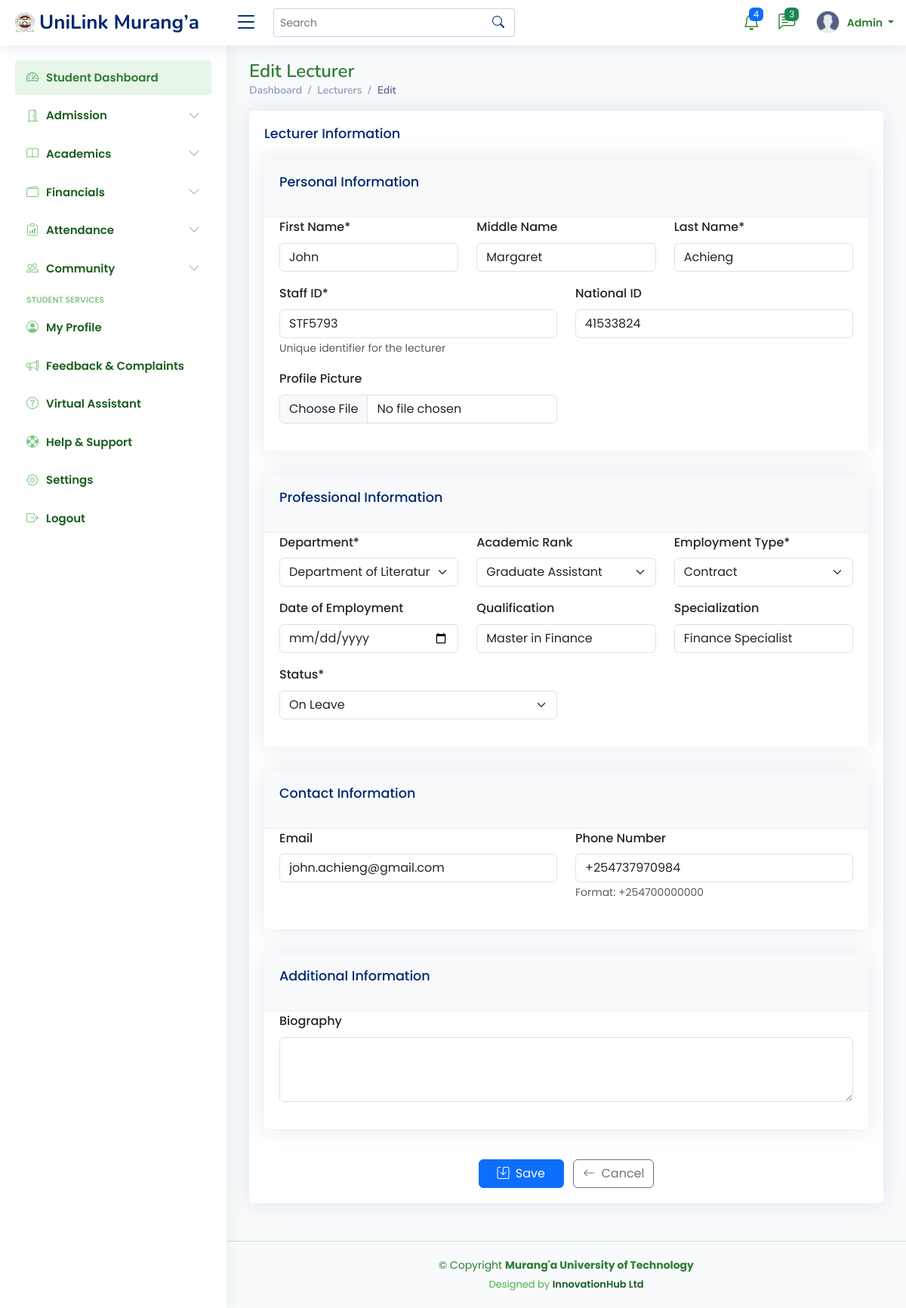
The page /lecturers/14/edit/ on the database as committed earlier.
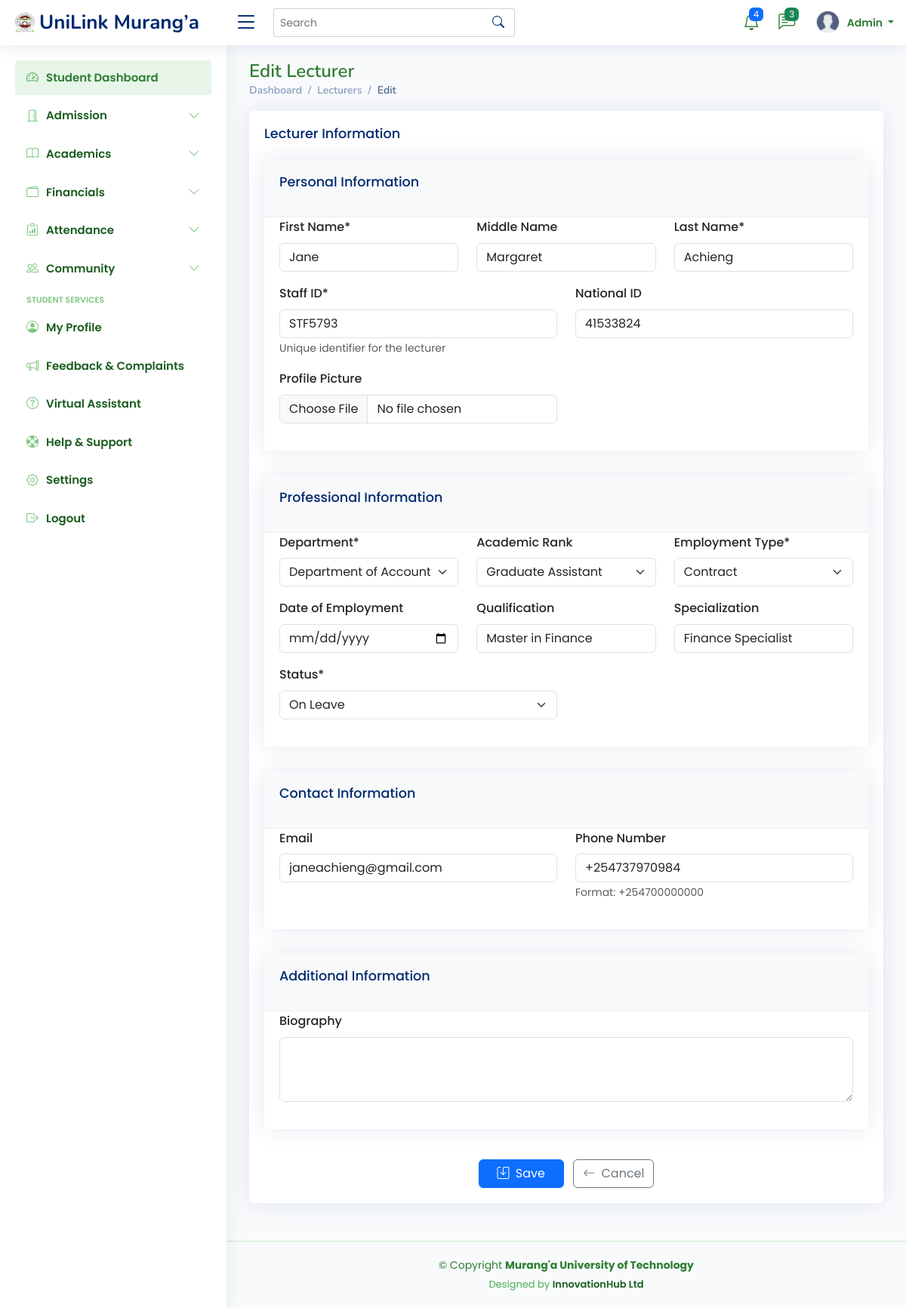
The same page on the database as committed later.
### students_portal/models.py (models this page shows, shortened)
class Lecturer(models.Model):
    staff_id = models.CharField(max_length=20, unique=True)
    first_name = models.CharField(max_length=100)
    last_name = models.CharField(max_length=100)
    middle_name = models.CharField(max_length=100, blank=True, null=True)
    national_id = models.CharField(max_length=20, blank=True, null=True)
    department = models.ForeignKey(Department, on_delete=models.CASCADE, related_name='lecturers')
    qualification = models.CharField(max_length=100, blank=True, null=True)
    specialization = models.CharField(max_length=200, blank=True, null=True)
    academic_rank = models.CharField(max_length=50, choices=[
        ('professor', 'Professor'),
        ('associate_professor', 'Associate Professor'),
        ('senior_lecturer', 'Senior Lecturer'),
        ('lecturer', 'Lecturer'),
        ('assistant_lecturer', 'Assistant Lecturer'),
        ('tutorial_fellow', 'Tutorial Fellow'),
        ('graduate_assistant', 'Graduate Assistant'),
    ], blank=True, null=True)
    employment_type = models.CharField(max_length=50, choices=[
        ('full_time', 'Full Time'),
        ('part_time', 'Part Time'),
        ('contract', 'Contract'),
        ('visiting', 'Visiting'),
        ('adjunct', 'Adjunct'),
    ], default='full_time')
    date_of_employment = models.DateField(blank=True, null=True)
    email = models.EmailField(blank=True, null=True)
    phone_number = models.CharField(max_length=15, blank=True, null=True)
    biography = models.TextField(blank=True, null=True)
    profile_picture = models.ImageField(upload_to='lecturer_profiles/', blank=True, null=True)
    is_active = models.BooleanField(default=True)
    status = models.CharField(max_length=20, choices=[
        ('active', 'Active'),
        ('on_leave', 'On Leave'),
        ('sabbatical', 'Sabbatical'),
        ('terminated', 'Terminated'),
        ('retired', 'Retired'),
    ], default='active')
    created_at = models.DateTimeField(auto_now_add=True)
    updated_at = models.DateTimeField(auto_now=True)
    def get_full_name(self):
        if self.middle_name:
            return f"{self.first_name} {self.middle_name} {self.last_name}"
        return f"{self.first_name} {self.last_name}"

### students_portal/views.py (the view)
# urls.py: path('lecturers/<int:pk>/edit/', views.lecturer_update, name='lecturer_update'),
def lecturer_update(request, pk):
    lecturer = get_object_or_404(Lecturer, pk=pk)
    if request.method == 'POST':
        form = LecturerForm(request.POST, request.FILES, instance=lecturer)
        if form.is_valid():
            form.save()
            return redirect('lecturer_detail', pk=lecturer.pk)
    else:
        form = LecturerForm(instance=lecturer)
    context = {
        'form': form,
        'lecturer': lecturer,
        'title': f'Update Lecturer - {lecturer.get_full_name()}'
    }
    return render(request, 'lecturers/lecturer_form.html', context)

### students_portal/models.py (called while the page is built)
    def __str__(self):
        return self.name

### templates/lecturers/lecturer_form.html (shortened to what the changed rows need)
{% extends "base/base.html" %}
{% block content %}
<div class="pagetitle">
    <h1>{% if form.instance.pk %}Edit{% else %}Add New{% endif %} Lecturer</h1>
</div>
<section class="section">
    <div class="row">
        <div class="col-lg-12">
            <div class="card">
                <div class="card-body">
                    <form method="POST" enctype="multipart/form-data" class="row g-3 needs-validation" novalidate>
                        <div class="col-12">
                            <div class="card mb-3">
                                <div class="card-body">
                                    <div class="row">
                                        <div class="col-md-4 mb-3">
                                            <label for="{{ form.first_name.id_for_label }}" class="form-label">First Name*</label>
                                            {{ form.first_name }}
                                        </div>
                                        <div class="col-md-4 mb-3">
                                            <label for="{{ form.middle_name.id_for_label }}" class="form-label">Middle Name</label>
                                            {{ form.middle_name }}
                                        </div>
                                        <div class="col-md-4 mb-3">
                                            <label for="{{ form.last_name.id_for_label }}" class="form-label">Last Name*</label>
                                            {{ form.last_name }}
                                        </div>
                                    </div>
                                    <div class="row">
                                        <div class="col-md-6 mb-3">
                                            <label for="{{ form.staff_id.id_for_label }}" class="form-label">Staff ID*</label>
                                            {{ form.staff_id }}
                                            <small class="form-text text-muted">{{ form.staff_id.help_text }}</small>
                                        </div>
                                        <div class="col-md-6 mb-3">
                                            <label for="{{ form.national_id.id_for_label }}" class="form-label">National ID</label>
                                            {{ form.national_id }}
                                        </div>
                                    </div>
                                    <div class="row">
                                        <div class="col-md-6 mb-3">
                                            <label for="{{ form.profile_picture.id_for_label }}" class="form-label">Profile Picture</label>
                                            {{ form.profile_picture }}
                                        </div>
                                    </div>
                                </div>
                            </div>
                        </div>
                        <div class="col-12">
                            <div class="card mb-3">
                                <div class="card-body">
                                    <div class="row">
                                        <div class="col-md-4 mb-3">
                                            <label for="{{ form.department.id_for_label }}" class="form-label">Department*</label>
                                            {{ form.department}}
                                        </div>
                                        <div class="col-md-4 mb-3">
                                            <label for="{{ form.academic_rank.id_for_label }}" class="form-label">Academic Rank</label>
                                            {{ form.academic_rank}}
                                        </div>
                                        <div class="col-md-4 mb-3">
                                            <label for="{{ form.employment_type.id_for_label }}" class="form-label">Employment Type*</label>
                                            {{ form.employment_type}}
                                        </div>
                                    </div>
                                    <div class="row">
                                        <div class="col-md-4 mb-3">
                                            <label for="{{ form.date_of_employment.id_for_label }}" class="form-label">Date of Employment</label>
                                            {{ form.date_of_employment }}
                                        </div>
                                        <div class="col-md-4 mb-3">
                                            <label for="{{ form.qualification.id_for_label }}" class="form-label">Qualification</label>
                                            {{ form.qualification }}
                                        </div>
                                        <div class="col-md-4 mb-3">
                                            <label for="{{ form.specialization.id_for_label }}" class="form-label">Specialization</label>
                                            {{ form.specialization }}
                                        </div>
                                    </div>
                                    <div class="row">
                                        <div class="col-md-6 mb-3">
                                            <label for="{{ form.status.id_for_label }}" class="form-label">Status*</label>
                                            {{ form.status}}
                                        </div>
                                    </div>
                                </div>
                            </div>
                        </div>
                        <div class="col-12">
                            <div class="card mb-3">
                                <div class="card-body">
                                    <div class="row">
                                        <div class="col-md-6 mb-3">
                                            <label for="{{ form.email.id_for_label }}" class="form-label">Email</label>
                                            {{ form.email }}
                                        </div>
                                        <div class="col-md-6 mb-3">
                                            <label for="{{ form.phone_number.id_for_label }}" class="form-label">Phone Number</label>
                                            {{ form.phone_number }}
                                            <small class="form-text text-muted">{{ form.phone_number.help_text }}</small>
                                        </div>
                                    </div>
                                </div>
                            </div>
                        </div>
                        <div class="col-12">
                            <div class="card mb-3">
                                <div class="card-body">
                                    <div class="row">
                                        <div class="col-12 mb-3">
                                            <label for="{{ form.biography.id_for_label }}" class="form-label">Biography</label>
                                            {{ form.biography }}
                                        </div>
                                    </div>
                                </div>
                            </div>
                        </div>
                    </form>
                </div>
            </div>
        </div>
    </div>
</section>
{% endblock %}

Rows that differ between the two databases and show on the page:
changed Lecturer "Margaret": first_name "John" → "Jane"; department "Department of Literature" → "Department of Accounting"; email "john.achieng@gmail.com" → "janeachieng@gmail.com"
